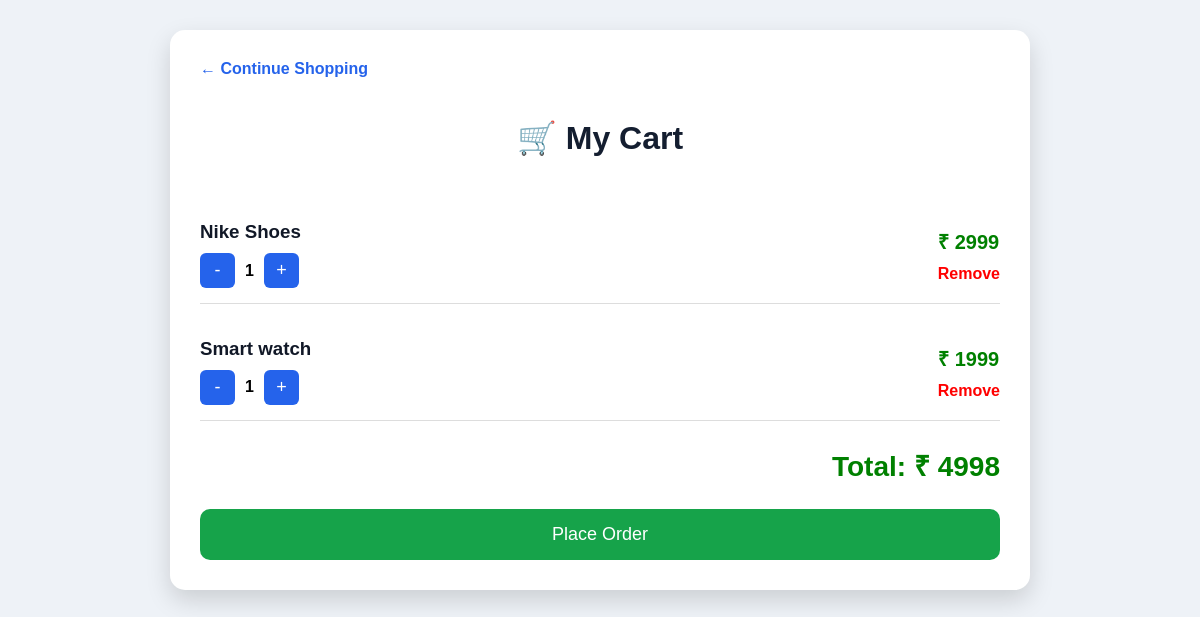
The app's page /cart/ (signed in) with its own data.
### store/models.py (models this page shows, shortened)
class Cart(models.Model):
    user = models.ForeignKey(User, on_delete=models.CASCADE)
    product = models.ForeignKey(Product, on_delete=models.CASCADE)
    quantity = models.IntegerField(default=1)

class Product(models.Model):
    name = models.CharField(max_length=200)
    price = models.IntegerField()
    description = models.TextField()
    image = models.URLField()

### store/views.py (the view)
# urls.py: path('cart/',cart),
@login_required
def cart(request):
    cart_items = Cart.objects.filter(user=request.user)
    total = 0
    for item in cart_items:
        total += item.product.price * item.quantity
    return render(request, 'cart.html', {
        'cart_items': cart_items,
        'total': total
    })

### store/templates/cart.html (shortened to what this page needs)
<!DOCTYPE html>
<html>
<head>
</head>
<body>
<div class="cart-box">
    <a href="/" class="back-btn">← Continue Shopping</a>
    <h1>🛒 My Cart</h1>
    {% if cart_items %}
        {% for item in cart_items %}
        <div class="item">
            <div>
                <h3 class="product-name">
                    {{ item.product.name }}
                </h3>
                <div class="quantity-box">
                    <a href="/decrease/{{ item.id }}/">
                        <button class="qty-btn">-</button>
                    </a>
                    <strong>{{ item.quantity }}</strong>
                    <a href="/increase/{{ item.id }}/">
                        <button class="qty-btn">+</button>
                    </a>
                </div>
            </div>
            <div>
                <p class="price">
                    ₹ {{ item.product.price }}
                </p>
                <a href="/remove/{{ item.id }}/"
                   class="remove-link">
                   Remove
                </a>
            </div>
        </div>
        {% endfor %}
        <div class="total">
            Total: ₹ {{ total }}
        </div>
        <a href="/place-order/">
            <button class="order-btn">
                Place Order
            </button>
        </a>
    {% else %}
        <div class="empty-cart">
            🛒 Your cart is empty
        </div>
    {% endif %}
</div>
</body>
</html>

### store/templates/cart.html (style rules this page uses)
body { font-family: Arial, sans-serif; background:#eef2f7; margin:0; padding:30px; }
.cart-box { max-width:800px; margin:auto; background:white; padding:30px; border-radius:15px; box-shadow:0 10px 25px rgba(0,0,0,0.15); }
h1 { text-align:center; color:#141e30; margin-bottom:30px; }
.item { display:flex; justify-content:space-between; align-items:center; padding:15px 0; border-bottom:1px solid #ddd; }
.product-name { color:#111827; margin-bottom:10px; }
.quantity-box { display:flex; align-items:center; gap:10px; }
.qty-btn { width:35px; height:35px; border:none; background:#2563eb; color:white; border-radius:6px; cursor:pointer; font-size:18px; }
.price { color:green; font-weight:bold; font-size:20px; margin-bottom:10px; }
.remove-link { color:red; text-decoration:none; font-weight:bold; }
.total { text-align:right; font-size:28px; font-weight:bold; color:green; margin-top:25px; }
.order-btn { width:100%; padding:15px; margin-top:25px; border:none; border-radius:10px; background:#16a34a; color:white; font-size:18px; cursor:pointer; }
.back-btn { display:inline-block; margin-bottom:20px; text-decoration:none; color:#2563eb; font-weight:bold; }

### records on screen
Cart: product.name "Nike Shoes", quantity "1", product.price "2999"
Cart: product.name "Smart watch", quantity "1", product.price "1999"

### other values on screen
{{ total }} "4998"
